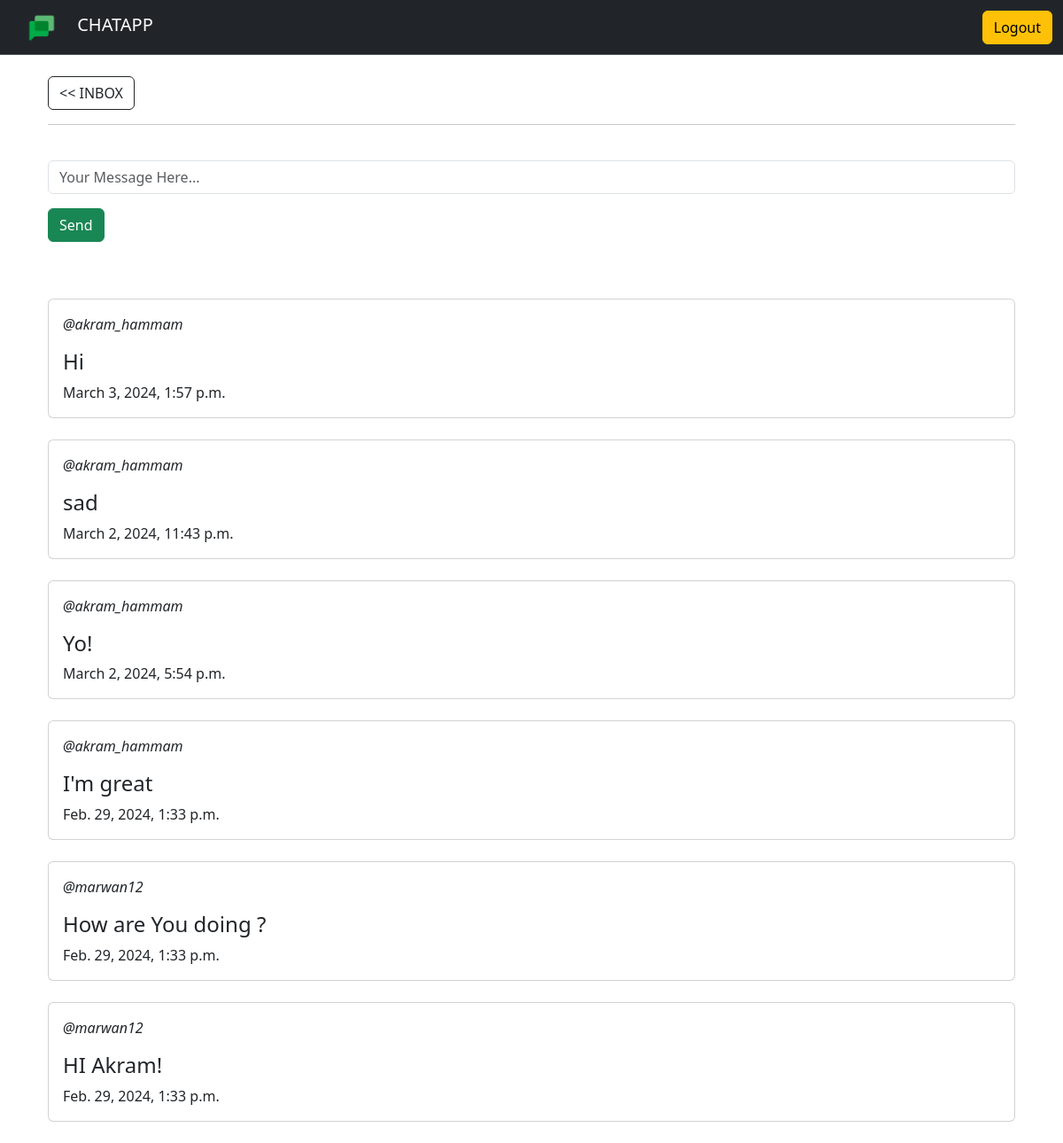
The page /chat/3/ (signed in) on the database its author committed.
### chat/models.py (models this page shows)
class Message(models.Model):
    user = models.ForeignKey(User, on_delete=models.CASCADE)
    chat = models.ForeignKey(Chat, on_delete=models.CASCADE)
    body = models.TextField()
    created = models.DateTimeField(auto_now_add=True)
    def __str__(self) -> str:
        return self.body
    class Meta:
        ordering = ["-created"]

### chat/views.py (the view)
# urls.py: path('chat/<int:pk>/', views.chat_view, name='chat'),
@login_required(login_url='home')
def chat_view(request, pk):
    chat = Chat.objects.get(id=pk)
    messages = Message.objects.filter(chat=chat)
    if request.method == "POST":
        body = request.POST['body']
        Message.objects.create(user=request.user, chat=chat, body=body)
    context = {
        'body_messages': messages,
    }
    return render(request, 'chat/chat.html', context)

### chat/templates/chat/chat.html (shortened to what this page needs)
{% extends 'chat/main.html' %}
{% block content %}
<div class="container">
    <div class="container">
        <br>
        <a href="/" class="btn btn-outline-dark"><< INBOX</a>
        <hr><br>
        <form method="POST">
            <div class="mb-3">
                <input type="text" placeholder="Your Message Here..." name="body" class="form-control" id="text" aria-describedby="text">
            </div>
            <button type="submit" class="btn btn-success">Send</button>
        </form>
    </div>
    <br>
    <div class="container">
        {% for body_message in body_messages %}
        <br>
        <div class="card">
            <div class="card-body">
                <p><i>@{{body_message.user.username}}</i></p>
                <h4>{{body_message}}</h4>
                <h10>{{body_message.created}}</h10>
            </div>
        </div>
        {% endfor %}
    </div>
</div>
{% endblock content %}

### rows shown on the page
Message: user.username "akram_hammam", body "Hi", created "March 3, 2024, 1:57 p.m."
Message: user.username "akram_hammam", body "sad", created "March 2, 2024, 11:43 p.m."
Message: user.username "akram_hammam", body "Yo!", created "March 2, 2024, 5:54 p.m."
Message: user.username "akram_hammam", body "I'm great", created "Feb. 29, 2024, 1:33 p.m."
Message: user.username "marwan12", body "How are You doing ?", created "Feb. 29, 2024, 1:33 p.m."
Message: user.username "marwan12", body "HI Akram!", created "Feb. 29, 2024, 1:33 p.m."
